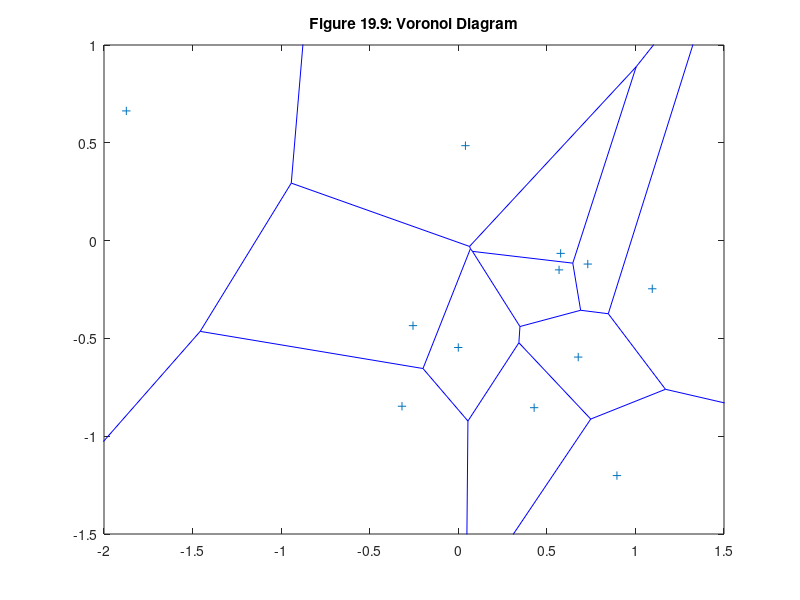

The MATLAB script that drew this image:
% mm1909.m

x =[0     -0.31786        1.095       -1.874      0.42818      0.89564 ...
 0.73096      0.57786     0.040314      0.67709       0.5689     -0.25565];

y =[-0.54648     -0.84676     -0.24634      0.66302      -0.8542      -1.2013...
     -0.11987    -0.065294       0.4853     -0.59549     -0.14967     -0.43475];

z = zeros(1,12); % no z component for now
%k=convhull(x,y);
voronoi(x,y)
title('Figure 19.9: Voronoi Diagram')
axis([-2 1.5 -1.5 1])
